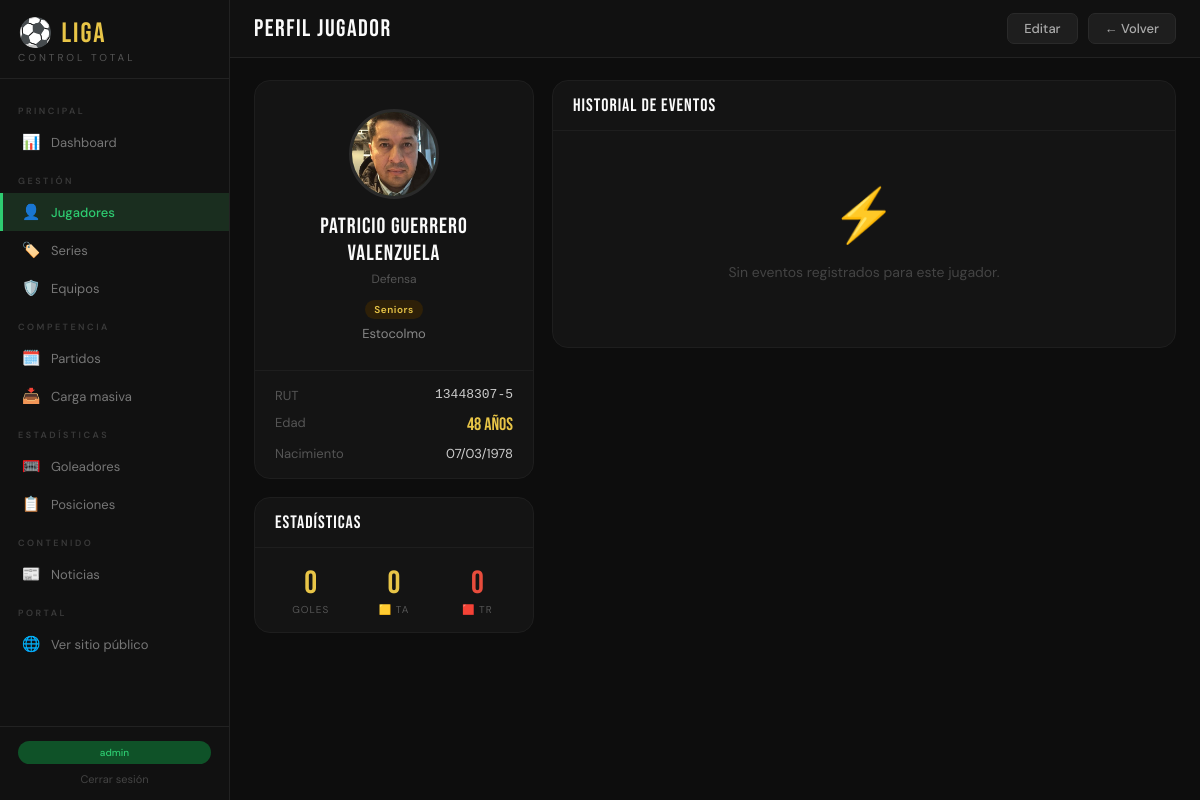
Page /admin/jugadores/11 (signed in) on the committed database.
### app/models/__init__.py (models this page shows, shortened)
class Usuario(UserMixin, db.Model):
    __tablename__ = 'usuarios'
    id = db.Column(db.Integer, primary_key=True)
    username = db.Column(db.String(64), unique=True, nullable=False)
    email = db.Column(db.String(120), unique=True, nullable=False)
    password_hash = db.Column(db.String(256), nullable=False)
    es_admin = db.Column(db.Boolean, default=False)
    creado_en = db.Column(db.DateTime, default=datetime.utcnow)

class Jugador(db.Model):
    __tablename__ = 'jugadores'
    id = db.Column(db.Integer, primary_key=True)
    rut = db.Column(db.String(12), unique=True, nullable=False)
    nombre = db.Column(db.String(100), nullable=False)
    fecha_nac = db.Column(db.Date)
    posicion = db.Column(db.String(20))  # Portero, Defensa, Mediocampista, Delantero
    foto = db.Column(db.String(200))     # ruta relativa al archivo
    activo = db.Column(db.Boolean, default=True)
    creado_en = db.Column(db.DateTime, default=datetime.utcnow)
    serie_id = db.Column(db.Integer, db.ForeignKey('series.id'))
    equipo_id = db.Column(db.Integer, db.ForeignKey('equipos.id'))
    actividades = db.relationship('Actividad', backref='jugador', lazy='dynamic')
    @property
    def edad(self):
        if not self.fecha_nac:
            return None
        hoy = date.today()
        edad = hoy.year - self.fecha_nac.year
        if (hoy.month, hoy.day) < (self.fecha_nac.month, self.fecha_nac.day):
            edad -= 1
        return edad
    @property
    def total_goles(self):
        return self.actividades.filter(
            Actividad.tipo.in_(['gol', 'gol_penal'])
        ).count()
    @property
    def total_amarillas(self):
        return self.actividades.filter_by(tipo='tarjeta_amarilla').count()
    @property
    def total_rojas(self):
        return self.actividades.filter_by(tipo='tarjeta_roja').count()

class Serie(db.Model):
    __tablename__ = 'series'
    id = db.Column(db.Integer, primary_key=True)
    codigo = db.Column(db.String(10), unique=True, nullable=False)
    nombre = db.Column(db.String(100), nullable=False)
    año = db.Column(db.Integer, nullable=False, default=date.today().year)
    categoria = db.Column(db.String(20))  # Sub-8, Sub-10, Adultos, etc.
    activa = db.Column(db.Boolean, default=True)
    creado_en = db.Column(db.DateTime, default=datetime.utcnow)
    jugadores = db.relationship('Jugador', backref='serie', lazy='dynamic')
    partidos = db.relationship('Partido', backref='serie', lazy='dynamic')

class Equipo(db.Model):
    __tablename__ = 'equipos'
    id = db.Column(db.Integer, primary_key=True)
    codigo = db.Column(db.String(10), unique=True, nullable=False)
    nombre = db.Column(db.String(100), nullable=False)
    color = db.Column(db.String(7), default='#1a7a3c')
    delegado = db.Column(db.String(100))
    telefono_delegado = db.Column(db.String(20))
    activo = db.Column(db.Boolean, default=True)
    creado_en = db.Column(db.DateTime, default=datetime.utcnow)
    jugadores = db.relationship('Jugador', backref='equipo', lazy='dynamic')
    partidos_local = db.relationship('Partido', foreign_keys='Partido.local_id', backref='equipo_local', lazy='dynamic')
    partidos_visita = db.relationship('Partido', foreign_keys='Partido.visita_id', backref='equipo_visita', lazy='dynamic')

### app/routes/jugadores.py (the view)
@jugadores_bp.route('/<int:id>')
@login_required
def detalle(id):
    jugador = Jugador.query.get_or_404(id)
    from app.models import Actividad
    actividades = Actividad.query.filter_by(jugador_id=id)\
        .order_by(Actividad.creado_en.desc()).all()
    return render_template('jugadores/detalle.html', jugador=jugador, actividades=actividades)

### app/models/__init__.py (called while the page is built)
@login_manager.user_loader
def load_user(user_id):
    return Usuario.query.get(int(user_id))

### app/templates/jugadores/detalle.html (shortened to what this page needs)
{% extends 'base.html' %}
{% block topbar_title %}PERFIL JUGADOR{% endblock %}
{% block topbar_actions %}
  <a href="{{ url_for('jugadores.editar', id=jugador.id) }}" class="btn btn-secondary">Editar</a>
  <a href="{{ url_for('jugadores.index') }}" class="btn btn-secondary">← Volver</a>
{% endblock %}
{% block content %}
<div class="adm-detail">
  <div>
    <div class="card">
      <div class="card-body" style="text-align:center;padding:28px 20px">
        <div style="width:90px;height:90px;border-radius:50%;margin:0 auto 14px;overflow:hidden;border:3px solid #2a2a2a;background:#1a2e1f;display:flex;align-items:center;justify-content:center;font-family:'Bebas Neue',sans-serif;font-size:32px;color:var(--verde-claro)">
          {% if jugador.foto %}
          <img src="{{ url_for('static', filename='img/uploads/' + jugador.foto) }}" style="width:100%;height:100%;object-fit:cover">
          {% else %}{{ jugador.iniciales }}{% endif %}
        </div>
        <div style="font-family:'Bebas Neue',sans-serif;font-size:22px;letter-spacing:1px">{{ jugador.nombre }}</div>
        <div style="font-size:12px;color:#555;margin-top:4px">{{ jugador.posicion or 'Sin posición' }}</div>
        {% if jugador.serie %}<div style="margin-top:10px"><span class="badge b-amber">{{ jugador.serie.nombre }}</span></div>{% endif %}
        {% if jugador.equipo %}<div style="margin-top:6px;font-size:13px;color:#888">{{ jugador.equipo.nombre }}</div>{% endif %}
      </div>
      <div style="border-top:1px solid #1e1e1e;padding:16px 20px">
        <div style="display:flex;flex-direction:column;gap:10px">
          <div style="display:flex;justify-content:space-between;font-size:13px">
            <span style="color:#555">RUT</span>
            <span style="color:#ccc;font-family:monospace">{{ jugador.rut }}</span>
          </div>
          <div style="display:flex;justify-content:space-between;font-size:13px">
            <span style="color:#555">Edad</span>
            <span style="color:var(--acento);font-family:'Bebas Neue',sans-serif;font-size:18px">
              {{ jugador.edad if jugador.edad is not none else '-' }} años
            </span>
          </div>
          <div style="display:flex;justify-content:space-between;font-size:13px">
            <span style="color:#555">Nacimiento</span>
            <span style="color:#ccc">{{ jugador.fecha_nac.strftime('%d/%m/%Y') if jugador.fecha_nac else '-' }}</span>
          </div>
        </div>
      </div>
    </div>
    <div class="card">
      <div class="card-header"><span class="card-title">ESTADÍSTICAS</span></div>
      <div class="adm-3col" style="padding:16px 20px;text-align:center">
        <div>
          <div style="font-family:'Bebas Neue',sans-serif;font-size:32px;color:var(--acento)">{{ jugador.total_goles }}</div>
          <div style="font-size:10px;color:#555;text-transform:uppercase;letter-spacing:1px">Goles</div>
        </div>
        <div>
          <div style="font-family:'Bebas Neue',sans-serif;font-size:32px;color:#e8c547">{{ jugador.total_amarillas }}</div>
          <div style="font-size:10px;color:#555;text-transform:uppercase;letter-spacing:1px">🟨 TA</div>
        </div>
        <div>
          <div style="font-family:'Bebas Neue',sans-serif;font-size:32px;color:#e74c3c">{{ jugador.total_rojas }}</div>
          <div style="font-size:10px;color:#555;text-transform:uppercase;letter-spacing:1px">🟥 TR</div>
        </div>
      </div>
    </div>
  </div>
  <div>
    <div class="card">
      <div class="card-header"><span class="card-title">HISTORIAL DE EVENTOS</span></div>
      {% if actividades %}
      <div class="table-wrap">
        <table>
          <thead><tr><th>Min</th><th>Evento</th><th>Partido</th><th>Fecha</th></tr></thead>
          <tbody>
            {% for act in actividades %}
            <tr>
              <td><span style="font-family:'Bebas Neue',sans-serif;font-size:18px;color:var(--acento)">{{ act.minuto }}'</span></td>
              <td>
                <span style="font-size:16px">{{ act.icono }}</span>
                <span style="font-size:12px;color:#ccc;margin-left:6px">{{ act.tipo_display }}</span>
              </td>
              <td style="font-size:12px;color:#888">
                {% if act.partido %}
                {{ act.partido.equipo_local.nombre }} vs {{ act.partido.equipo_visita.nombre }}
                {% endif %}
              </td>
              <td style="font-size:11px;color:#555">
                {{ act.partido.fecha.strftime('%d/%m/%Y') if act.partido else '-' }}
              </td>
            </tr>
            {% endfor %}
          </tbody>
        </table>
      </div>
      {% else %}
      <div class="empty-state">
        <div class="empty-icon">⚡</div>
        <div class="empty-text">Sin eventos registrados para este jugador.</div>
      </div>
      {% endif %}
    </div>
  </div>
</div>
{% endblock %}

### app/templates/base.html (shortened to what this page needs)
<!DOCTYPE html>
<html lang="es">
<head>
</head>
<body>
<nav class="sidebar" id="sidebar">
  <div class="logo">
    <div class="logo-title">⚽ LIGA</div>
    <div class="logo-sub">Control Total</div>
  </div>
  <div class="nav">
    <div class="nav-section">Principal</div>
    <a href="{{ url_for('dashboard.index') }}" class="nav-item {% if request.endpoint == 'dashboard.index' %}active{% endif %}">
      <span class="nav-icon">📊</span><span>Dashboard</span>
    </a>
    <div class="nav-section">Gestión</div>
    <a href="{{ url_for('jugadores.index') }}" class="nav-item {% if request.blueprint == 'jugadores' %}active{% endif %}">
      <span class="nav-icon">👤</span><span>Jugadores</span>
    </a>
    <a href="{{ url_for('series.index') }}" class="nav-item {% if request.blueprint == 'series' %}active{% endif %}">
      <span class="nav-icon">🏷️</span><span>Series</span>
    </a>
    <a href="{{ url_for('equipos.index') }}" class="nav-item {% if request.blueprint == 'equipos' %}active{% endif %}">
      <span class="nav-icon">🛡️</span><span>Equipos</span>
    </a>
    <div class="nav-section">Competencia</div>
    <a href="{{ url_for('partidos.index') }}" class="nav-item {% if request.blueprint == 'partidos' %}active{% endif %}">
      <span class="nav-icon">🗓️</span><span>Partidos</span>
    </a>
    <a href="{{ url_for('carga_masiva.partidos') }}" class="nav-item {% if request.blueprint == 'carga_masiva' %}active{% endif %}">
      <span class="nav-icon">📥</span><span>Carga masiva</span>
    </a>
    <div class="nav-section">Estadísticas</div>
    <a href="{{ url_for('goleadores.index') }}" class="nav-item {% if request.blueprint == 'goleadores' %}active{% endif %}">
      <span class="nav-icon">🥅</span><span>Goleadores</span>
    </a>
    <a href="{{ url_for('tabla.index') }}" class="nav-item {% if request.blueprint == 'tabla' %}active{% endif %}">
      <span class="nav-icon">📋</span><span>Posiciones</span>
    </a>
    <div class="nav-section">Contenido</div>
    <a href="{{ url_for('noticias_admin.index') }}" class="nav-item {% if request.blueprint == 'noticias_admin' %}active{% endif %}">
      <span class="nav-icon">📰</span><span>Noticias</span>
    </a>
    <div class="nav-section">Portal</div>
    <a href="{{ url_for('public.home') }}" class="nav-item" target="_blank">
      <span class="nav-icon">🌐</span><span>Ver sitio público</span>
    </a>
  </div>
  <div class="sidebar-footer">
    <span class="badge-liga">{{ current_user.username }}</span>
    <a href="{{ url_for('auth.logout') }}" style="display:block;text-align:center;font-size:11px;color:#444;margin-top:8px;text-decoration:none">Cerrar sesión</a>
  </div>
</nav>
<div class="main">
  <div class="topbar">
    <div style="display:flex;align-items:center;gap:10px">
      <div class="topbar-title">{% block topbar_title %}{% endblock %}</div>
    </div>
    <div class="topbar-actions">{% block topbar_actions %}{% endblock %}</div>
  </div>
  <div class="content">
    {% block content %}{% endblock %}
  </div>
</div>
</body>
</html>

### app/templates/base.html (style rules this page uses)
* { box-sizing:border-box;margin:0;padding:0 }
:root { --verde:#1a7a3c;--verde-claro:#2ecc71;--verde-oscuro:#0f5228; --negro:#0d0d0d;--blanco:#fafafa;--gris:#f0f0ee;--gris-medio:#d0d0cc; --acento:#e8c547;--rojo:#c0392b;--azul:#2980b9; --font-title:'Bebas Neue',sans-serif;--font-body:'DM Sans',sans-serif; --radius:10px;--radius-lg:16px;--sidebar-w:230px; }
body { font-family:var(--font-body);background:var(--negro);color:var(--blanco);min-height:100vh;display:flex }
.sidebar { width:var(--sidebar-w);background:#111;border-right:1px solid #222;position:fixed;top:0;left:0;height:100vh;display:flex;flex-direction:column;z-index:100;overflow-y:auto }
.logo { padding:20px 18px 14px;border-bottom:1px solid #222 }
.logo-title { font-family:var(--font-title);font-size:28px;color:var(--acento);letter-spacing:2px;line-height:1 }
.logo-sub { font-size:10px;color:#555;letter-spacing:3px;text-transform:uppercase;margin-top:3px }
.nav { flex:1;padding:12px 0 }
.nav-section { font-size:9px;letter-spacing:2.5px;color:#3a3a3a;text-transform:uppercase;padding:14px 18px 6px;font-weight:600 }
.nav-item { display:flex;align-items:center;gap:10px;padding:9px 18px;border-left:3px solid transparent;transition:all .15s;color:#777;font-size:13px;text-decoration:none }
.nav-item.active { background:#1a2e1f;color:var(--verde-claro);border-left-color:var(--verde-claro);font-weight:500 }
.nav-icon { font-size:15px;width:20px;text-align:center }
.sidebar-footer { padding:14px 18px;border-top:1px solid #222 }
.badge-liga { background:var(--verde-oscuro);color:var(--verde-claro);font-size:10px;padding:5px 10px;border-radius:20px;font-weight:500;text-align:center;display:block }
.main { margin-left:var(--sidebar-w);flex:1;display:flex;flex-direction:column;min-height:100vh }
.topbar { background:#111;border-bottom:1px solid #222;padding:0 24px;height:58px;display:flex;align-items:center;justify-content:space-between;position:sticky;top:0;z-index:50 }
.topbar-title { font-family:var(--font-title);font-size:24px;letter-spacing:1.5px }
.topbar-actions { display:flex;gap:10px;align-items:center }
.content { padding:22px 24px;flex:1 }
.btn { font-family:var(--font-body);font-size:13px;font-weight:500;padding:8px 16px;border-radius:7px;cursor:pointer;border:none;transition:all .15s;display:inline-flex;align-items:center;gap:7px;text-decoration:none;line-height:1 }
.btn-secondary { background:#1e1e1e;color:#aaa;border:1px solid #2a2a2a }
.card { background:#141414;border:1px solid #1e1e1e;border-radius:var(--radius-lg);overflow:hidden;margin-bottom:18px }
.card-header { padding:14px 20px;display:flex;justify-content:space-between;align-items:center;border-bottom:1px solid #1e1e1e }
.card-title { font-family:var(--font-title);font-size:18px;letter-spacing:1px }
.card-body { padding:20px }
.badge { display:inline-block;font-size:10px;font-weight:600;padding:3px 9px;border-radius:20px;letter-spacing:.5px;white-space:nowrap }
.b-amber { background:#2e2008;color:var(--acento) }
.empty-state { text-align:center;padding:50px 20px;color:#333 }
.empty-icon { font-size:52px;margin-bottom:14px }
.empty-text { font-size:14px;color:#444;margin-bottom:16px }
.adm-detail { display:grid; grid-template-columns:280px 1fr; gap:18px }
.adm-3col { display:grid; grid-template-columns:1fr 1fr 1fr; gap:12px }

### rows in the picture
Usuario: username "admin"
Jugador: foto (picture), nombre "Patricio Guerrero Valenzuela", posicion "Defensa", rut "13448307-5", fecha_nac "48", fecha_nac "07/03/1978"
Serie: serie.nombre "Seniors"
Equipo: equipo.nombre "Estocolmo"

### other values in the picture
{{ jugador.total_goles }} "0"
{{ jugador.total_amarillas }} "0"
{{ jugador.total_rojas }} "0"
